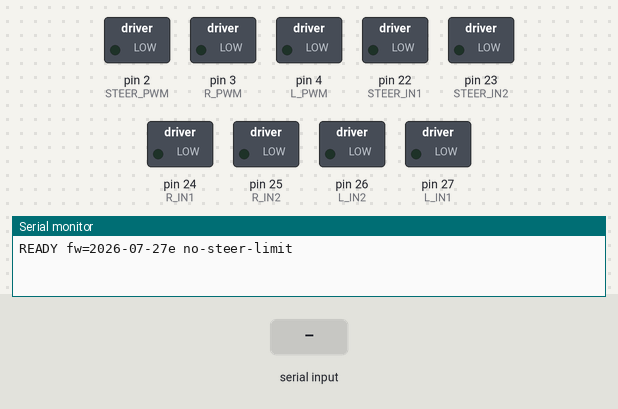
Bench run of a sketch on a simulated Arduino Mega 2560, built with avr-gcc and run on an emulated ATmega2560. Shown: switched loads named in the sketch (green lamp = pin HIGH), the last lines printed to the serial monitor. Inputs (shaded band) come from the test bench.

Above: at 1.2 s.
1.3 s: "M 90\n" received over Serial
At 2.2 s:
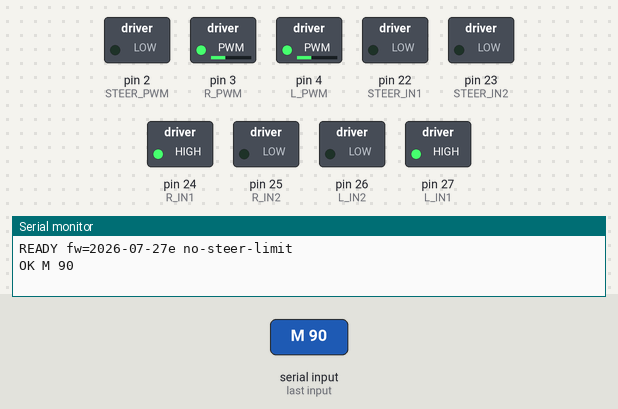
2.8 s: "M  45\n" received over Serial
At 3.3 s:
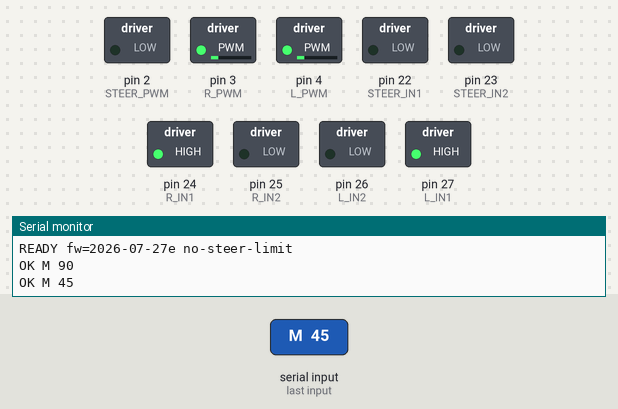
4.3 s: "STOP\n" received over Serial
At 5.6 s:
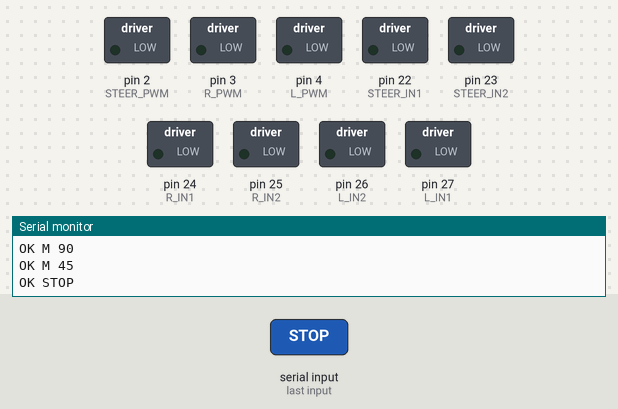
Timing chart, 0 to 7.3 s (numbered marks = the images above; inputs shaded):
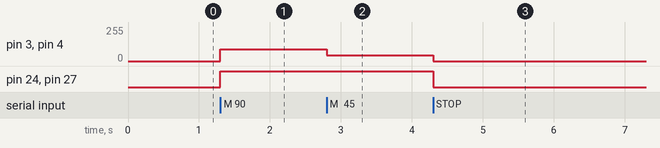

The sketch:

mega_motor_controller.ino
```cpp
/*
 * LEGACY / SUPERSEDED (kept as a reference + open-loop fallback):
 *   The vehicle now runs ../mega_steer_closed_loop/mega_steer_closed_loop.ino,
 *   which closes the steering loop on a POT (A6) instead of the open-loop
 *   timed ST pulses below. Flash the closed-loop sketch for normal use; this
 *   one is only here in case you need to fall back to no-sensor open-loop.
 *
 * autodrive_ws - Arduino Mega Motor Controller
 * Board: Arduino Mega 2560
 * Motor driver model(s): DRI0042 x3 (confirmed -- same driver boards/pin
 * wiring reused from the earlier autovehi project, see
 * github.com/jsahn-cpu/autovehi/blob/main/arduino/mega_motor_controller/mega_motor_controller.ino).
 *
 * Physical layout: two independently-wired drive motors (left/right
 * wheels, each its own PWM+direction pins) plus a separate steering motor
 * for Ackermann-style front steering -- NOT a single combined drive motor.
 * Turning is done entirely by the steering motor; the ROS/software side
 * only ever sends ONE throttle value (see serial_protocol.py's
 * encode_drive), which this firmware applies identically to both left and
 * right drive motors (no differential wheel speeds -- not needed since
 * steering geometry is handled mechanically by the front steering motor,
 * not by driving the wheels at different speeds).
 *
 * Wire protocol (see autodrive_vehicle/core/serial_protocol.py -- keep the
 * two in sync if either changes):
 *   M <throttle_pwm>
 *     example: M 100
 *   ST <steer_pwm> <duration_ms>
 *     example: ST 120 150
 *     example: ST -120 150
 *   SC
 *     Reset software steering estimate to center
 *   STOP
 *
 * There is no real steering angle sensor yet, so steering is an open-loop
 * timed pulse: apply steer_pwm for duration_ms, then stop. steerEstimate is
 * a software-only accumulated guess (telemetry only, not enforced against
 * any limit as of 2026-07-27 -- see timedSteering()) -- it is not a
 * measurement and will drift from the real steering angle over time.
 */

// Corrected 2026-07-27 against the actual wiring -- the L/STEER/R pin
// assignments were rotated (each one pointed at a different physical
// motor than its name said), confirmed by commanding one motor at a time
// on the real vehicle and observing which one actually moved.
const int L_PWM = 4;
const int L_IN1 = 27;
const int L_IN2 = 26;

const int STEER_PWM = 2;
const int STEER_IN1 = 22;
const int STEER_IN2 = 23;

const int R_PWM = 3;
const int R_IN1 = 24;
const int R_IN2 = 25;

// Safety limits -- enforced here regardless of what the ROS side sends.
// TODO: confirm safe values once the drive/steering motors are characterized.
const int MAX_DRIVE_PWM = 180;
// Raised from 140 2026-07-27, then again after 220 was still reported weak
// -- now the hardware ceiling (analogWrite's own max), no artificial
// software cap left. Test in short pulses and watch for stalling/
// overheating while characterizing this further; lower this once a safe
// working value is found instead of leaving it maxed out long-term.
const int MAX_STEER_PWM = 255;
const int MAX_STEER_DURATION_MS = 250;

// Software-only steering estimate, telemetry only -- NOT a real steering
// angle, and (2026-07-27) no longer clamped/enforced against any limit
// here (see timedSteering()). Use the 'c' key in keyboard_teleop_node
// (sends SC) to zero it if needed.
int steerEstimate = 0;

// Timed steering state
bool steeringActive = false;
unsigned long steeringStopTime = 0;

String inputLine = "";

void setup() {
  Serial.begin(115200);

  pinMode(L_PWM, OUTPUT);
  pinMode(L_IN1, OUTPUT);
  pinMode(L_IN2, OUTPUT);

  pinMode(R_PWM, OUTPUT);
  pinMode(R_IN1, OUTPUT);
  pinMode(R_IN2, OUTPUT);

  pinMode(STEER_PWM, OUTPUT);
  pinMode(STEER_IN1, OUTPUT);
  pinMode(STEER_IN2, OUTPUT);

  stopAll();

  // Version tag bumped on every firmware change during this characterization
  // pass -- SerialDriver.connect() (ROS side) discards whatever the Arduino
  // printed during its post-open reset window, so this is only visible via
  // the Arduino IDE's own Serial Monitor, not the ROS teleop tool. Check it
  // there right after upload to confirm the new code actually took.
  Serial.println("READY fw=2026-07-27e no-steer-limit");
}

void loop() {
  readSerialCommand();
  updateTimedSteering();
}

void readSerialCommand() {
  while (Serial.available() > 0) {
    char c = Serial.read();

    if (c == '\n') {
      parseCommand(inputLine);
      inputLine = "";
    } else {
      inputLine += c;
    }
  }
}

void parseCommand(String cmd) {
  cmd.trim();

  if (cmd.length() == 0) {
    return;
  }

  if (cmd == "STOP") {
    stopAll();
    Serial.println("OK STOP");
    return;
  }

  if (cmd == "SC") {
    steerEstimate = 0;
    stopSteering();
    Serial.println("OK SC 0");
    return;
  }

  // M throttle_pwm -- applied identically to both drive motors (see file
  // header for why there's no left/right differential here).
  if (cmd.startsWith("M ")) {
    int firstSpace = cmd.indexOf(' ');
    int throttlePwm = cmd.substring(firstSpace + 1).toInt();
    throttlePwm = constrain(throttlePwm, -MAX_DRIVE_PWM, MAX_DRIVE_PWM);

    setMotor(L_PWM, L_IN1, L_IN2, throttlePwm);
    setMotor(R_PWM, R_IN1, R_IN2, throttlePwm);

    Serial.print("OK M ");
    Serial.println(throttlePwm);
    return;
  }

  // ST steer_pwm duration_ms
  if (cmd.startsWith("ST ")) {
    int firstSpace = cmd.indexOf(' ');
    int secondSpace = cmd.indexOf(' ', firstSpace + 1);

    if (secondSpace < 0) {
      Serial.println("ERR ST FORMAT");
      return;
    }

    int steerPwm = cmd.substring(firstSpace + 1, secondSpace).toInt();
    int durationMs = cmd.substring(secondSpace + 1).toInt();

    timedSteering(steerPwm, durationMs);
    return;
  }

  Serial.print("ERR UNKNOWN ");
  Serial.println(cmd);
}

void timedSteering(int steerPwm, int durationMs) {
  steerPwm = constrain(steerPwm, -MAX_STEER_PWM, MAX_STEER_PWM);
  durationMs = constrain(durationMs, 0, MAX_STEER_DURATION_MS);

  if (steerPwm == 0 || durationMs == 0) {
    stopSteering();
    Serial.println("OK ST 0 0");
    return;
  }

  // Soft-limit check removed 2026-07-27 (was +-700, then widened to
  // +-100000, still got in the way during manual characterization) --
  // steerEstimate is kept updated below purely as telemetry (see SC/'c'
  // keybind to zero it), it no longer blocks any command. There is no
  // real steering angle sensor, so this was always a guess, never a
  // measured mechanical limit -- if the real steering rack has a hard
  // physical end-stop, that's what actually protects it, same as before
  // this software estimate existed.
  int direction = (steerPwm > 0) ? 1 : -1;
  steerEstimate += direction * durationMs;

  setMotor(STEER_PWM, STEER_IN1, STEER_IN2, steerPwm);

  steeringActive = true;
  steeringStopTime = millis() + durationMs;

  Serial.print("OK ST ");
  Serial.print(steerPwm);
  Serial.print(" ");
  Serial.print(durationMs);
  Serial.print(" EST ");
  Serial.println(steerEstimate);
}

void updateTimedSteering() {
  if (!steeringActive) {
    return;
  }

  if ((long)(millis() - steeringStopTime) >= 0) {
    stopSteering();
    Serial.print("OK STEER DONE EST ");
    Serial.println(steerEstimate);
  }
}

void setMotor(int pwmPin, int in1Pin, int in2Pin, int pwmValue) {
  pwmValue = constrain(pwmValue, -255, 255);

  if (pwmValue > 0) {
    digitalWrite(in1Pin, HIGH);
    digitalWrite(in2Pin, LOW);
    analogWrite(pwmPin, pwmValue);
  } else if (pwmValue < 0) {
    digitalWrite(in1Pin, LOW);
    digitalWrite(in2Pin, HIGH);
    analogWrite(pwmPin, -pwmValue);
  } else {
    digitalWrite(in1Pin, LOW);
    digitalWrite(in2Pin, LOW);
    analogWrite(pwmPin, 0);
  }
}

void stopSteering() {
  setMotor(STEER_PWM, STEER_IN1, STEER_IN2, 0);
  steeringActive = false;
}

void stopDrive() {
  setMotor(L_PWM, L_IN1, L_IN2, 0);
  setMotor(R_PWM, R_IN1, R_IN2, 0);
}

void stopAll() {
  stopSteering();
  stopDrive();
}
```

Measured:
- after the input at 1.3 s, pin 3 (R_PWM), pin 4 (L_PWM): 0/255 → 90/255 at once; pin 24 (R_IN1), pin 27 (L_IN1): LOW → HIGH at once
- after the input at 2.8 s, pin 3 (R_PWM), pin 4 (L_PWM): 90/255 → 45/255 at once
- after the input at 4.3 s, pin 3 (R_PWM), pin 4 (L_PWM): 45/255 → 0/255 at once; pin 24 (R_IN1), pin 27 (L_IN1): HIGH → LOW at once
